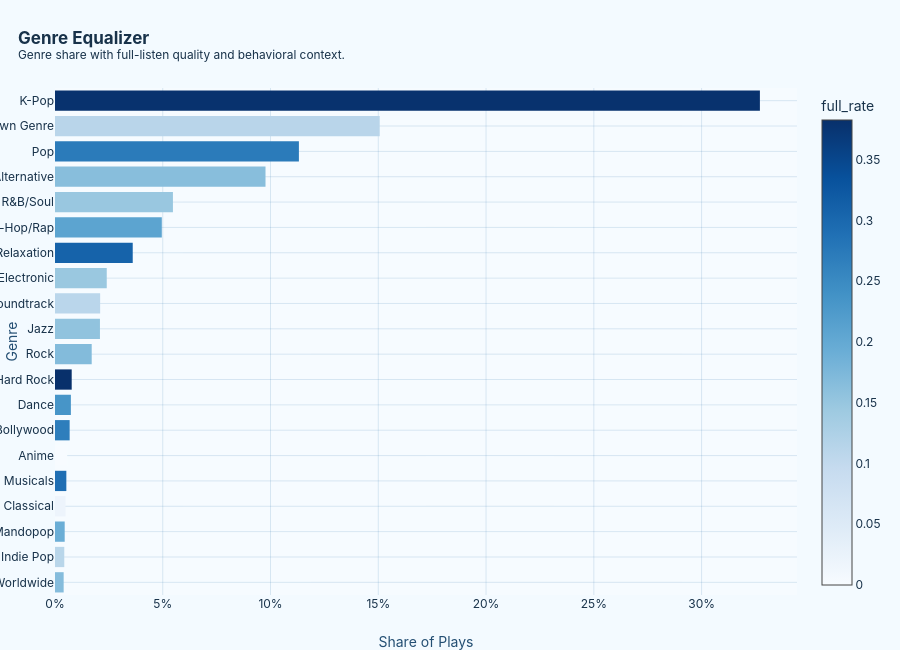

Here is the notebook cell this chart was saved with:
### Markdown cell above
## Genre Map
While genre labels are imperfect and pretty inconsistent but they are useful for understanding broad listening patterns. This section explores genre concentration, diversity, listening volume, and behavioral quality metrics across all genres.

### Code cell
if has_cols(genres, ["genre", "plays", "tracks", "artists", "minutes", "share"]):
    genre_view = genres.sort_values("plays", ascending=False).head(20).copy()

    chart = plot.bar(
        genre_view,
        x="share",
        y="genre",
        orientation="h",
        hover_data=["plays", "tracks", "artists", "minutes", "full_rate", "friction_rate", "source_top", "time_top"],
        color="full_rate",
        color_continuous_scale="Blues",
    )

    chart.update_xaxes(tickformat=".0%", title="Share of Plays")
    chart.update_yaxes(categoryorder="total ascending", title="Genre")

    show_chart(
        chart,
        "genre_equalizer",
        "Genre Equalizer",
        "Genre share with full-listen quality and behavioral context.",
        650,
    )

    show_table(genre_view, "Genre Summary", 20)

    print(f"My leading genre is {top_genre}.")

### Figure 1 — Plotly figure (JSON) as saved in the notebook; plotly's stock layout.template omitted (floating-point values rounded to 4 significant figures; data arrays with more than 128 entries replaced by an {"elided": "..."} marker saying what was removed)
{"data": [{"customdata": {"elided": "20x8 mixed values"}, "hovertemplate": "share=%{x}<br>genre=%{y}<br>plays=%{customdata[0]}<br>tracks=%{customdata[1]}<br>artists=%{customdata[2]}<br>minutes=%{customdata[3]}<br>full_rate=%{marker.color}<br>friction_rate=%{customdata[5]}<br>source_top=%{customdata[6]}<br>time_top=%{customdata[7]}<extra></extra>", "legendgroup": "", "marker": {"color": [0.3799, 0.1117, 0.273, 0.1645, 0.1486, 0.2085, 0.3077, 0.1474, 0.1096, 0.156, 0.1685, 0.3827, 0.2338, 0.2676, 0.0, 0.2909, 0.01961, 0.1915, 0.1111, 0.1667], "coloraxis": "coloraxis", "pattern": {"shape": ""}}, "name": "", "orientation": "h", "showlegend": false, "textposition": "auto", "type": "bar", "x": [0.3271, 0.1507, 0.1132, 0.09767, 0.05472, 0.04955, 0.03606, 0.02401, 0.02095, 0.02085, 0.01703, 0.007748, 0.007366, 0.006792, 0.005644, 0.005261, 0.004879, 0.004496, 0.004305, 0.004018], "xaxis": "x", "y": ["K-Pop", "Unknown Genre", "Pop", "Alternative", "R&B/Soul", "Hip-Hop/Rap", "Relaxation", "Electronic", "Soundtrack", "Jazz", "Rock", "Hard Rock", "Dance", "Bollywood", "Anime", "Musicals", "Classical", "Mandopop", "Indie Pop", "Worldwide"], "yaxis": "y"}], "layout": {"barmode": "relative", "coloraxis": {"colorbar": {"title": {"text": "full_rate"}}, "colorscale": [[0, "rgb(247,251,255)"], [0.125, "rgb(222,235,247)"], [0.25, "rgb(198,219,239)"], [0.375, "rgb(158,202,225)"], [0.5, "rgb(107,174,214)"], [0.625, "rgb(66,146,198)"], [0.75, "rgb(33,113,181)"], [0.875, "rgb(8,81,156)"], [1, "rgb(8,48,107)"]]}, "height": 650, "hoverlabel": {"bgcolor": "rgba(241, 249, 255, 0.96)", "bordercolor": "#7dbde8", "font": {"family": "Inter, Segoe UI, Arial", "size": 12}}, "legend": {"orientation": "h", "tracegroupgap": 0, "x": 1, "xanchor": "right", "y": 1.02, "yanchor": "bottom"}, "margin": {"b": 55, "l": 55, "r": 35, "t": 88}, "title": {"text": "<b>Genre Equalizer</b><br><sup>Genre share with full-listen quality and behavioral context.</sup>", "x": 0.02, "xanchor": "left"}, "xaxis": {"anchor": "y", "domain": [0, 1], "gridcolor": "rgba(52, 119, 172, 0.16)", "showgrid": true, "tickformat": ".0%", "title": {"font": {"color": "#244f73"}, "text": "Share of Plays"}, "zeroline": false}, "yaxis": {"anchor": "x", "categoryorder": "total ascending", "domain": [0, 1], "gridcolor": "rgba(52, 119, 172, 0.16)", "showgrid": true, "title": {"font": {"color": "#244f73"}, "text": "Genre"}, "zeroline": false}}}
